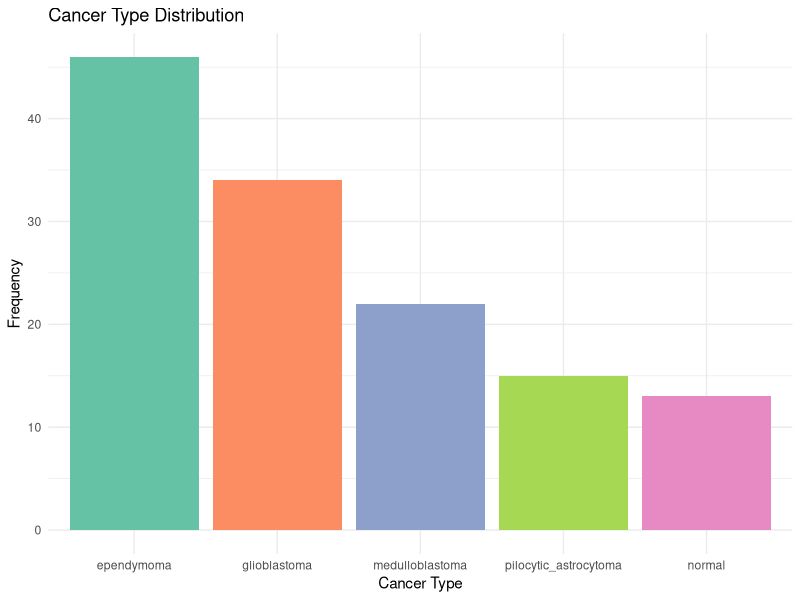

Generate this figure with R:
## ---- chunk 1
knitr::opts_chunk$set(echo = TRUE)
## ---- chunk 2
num_var <- 10

int_var <- 7L

char_var <- "Bioinformatics"

complex_var <- 4 + 3i

print(num_var)
print(int_var)
print(char_var)
print(complex_var)

## ---- chunk 3
typeof(num_var)
typeof(int_var)
typeof(char_var)
typeof(complex_var)
## ---- chunk 4
count <- 10
while (count >= 0) {
  print(count)
  count <- count - 1
}
## ---- chunk 5
check_even_odd <- function(num) {
  if (num %% 2 == 0) {
    print("Even")
  } else {
    print("Odd")
  }
}
## ---- chunk 6
vec <- c(1,2,3,4,5,6,7,8,9,10)

for (element in vec) {
  print(element)
}
## ---- chunk 7
array_4d <- array(runif(16, min=0, max=10), dim = c(2,2,2,2))
print(array_4d)
## ---- chunk 8
data(iris)

num_rows <- nrow(iris)
num_cols <- ncol(iris)

column_names <- colnames(iris)

filtered_rows <- subset(iris, Petal.Length > 1.5 & Species == "setosa")

print(paste("Number of rows:", num_rows))
print(paste("Number of columns:", num_cols))
print("Column names:")
print(column_names)
print(paste("Rows where Petal.Length > 1.5 & Species == Setosa:", nrow(filtered_rows)))

## ---- chunk 9
dataset <- read.csv("BrainCancerMin.csv")

print(paste("-Number of rows =", nrow(dataset)))
print(paste("-Number of columns =", ncol(dataset)))
print("-Column names are")
print(colnames(dataset))
## ---- chunk 10
library(dplyr)
subset_dataset <- dataset %>% select(samples, type, 3:5, 147:150)

type_count <- table(subset_dataset$type)
the_most_occurring_type_of_cancer <- names(which.max(type_count))
print(paste("The most occurring type of cancer is:", the_most_occurring_type_of_cancer))

library(ggplot2)
cancer_dataframe <- as.data.frame(type_count)
colnames(cancer_dataframe) <- c("Type", "Count")

ggplot(cancer_dataframe, aes(x = reorder(Type, -Count), y = Count, fill = Type)) +
  geom_bar(stat = "identity") +
  scale_fill_brewer(palette = "Set2") +  # Use different colors for each type
  labs(title = "Cancer Type Distribution",
       x = "Cancer Type",
       y = "Frequency") +
  theme_minimal() +
  theme(legend.position = "none")  # Hide legend if unnecessary
## ---- chunk 11
print(paste("-The number of NA in dataset is", sum(is.na(dataset))))

filtered_dataset <- dataset %>% filter(X1007_s_at > 12)
print(paste("-The number of rows before filtering is", nrow(dataset)))
print(paste("-The number of rows after filtering is", nrow(filtered_dataset)))
## ---- chunk 12
genes <- dataset %>% select(!(1:2))

mean_summary <- summarise(genes, across(where(is.numeric), 
                                          \(x) mean(x, na.rm = TRUE)))

sd_summary <- summarise(genes, across(where(is.numeric),
                                          \(x) sd(x, na.rm = TRUE)))


gene_summary <- bind_rows(mean_summary, sd_summary) %>%
  mutate(Summary = c("mean", "sd")) %>%
  select(Summary, everything())
  
## ---- chunk 13
library(dplyr)
library(tidyr)
grouped_summary <- dataset %>%
  group_by(type) %>%
  summarise(across(starts_with("X"), list(mean = ~mean(.x, na.rm = TRUE), sd = ~sd(.x, na.rm = TRUE)))) %>%
  pivot_longer(-type, names_to = c("Gene", "Measure"), names_pattern = "(.*)_(mean|sd)") %>%
  pivot_wider(names_from = Gene, values_from = value) %>%
  mutate(Measure = paste(Measure, type, sep = "_")) %>%
  select(-type) 

colnames(grouped_summary)[1] <- "measure"

print(grouped_summary)

## ---- chunk 14
save_to_csv <- function(ds, path) {
  if(!endsWith(path, ".csv")){
    path <- paste0(path, ".csv")
  }
  
  write.csv(ds, path, row.names = TRUE)
}

save_to_csv(gene_summary, "gene_summary.csv")
save_to_csv(grouped_summary, "grouped_summary.csv")
  
